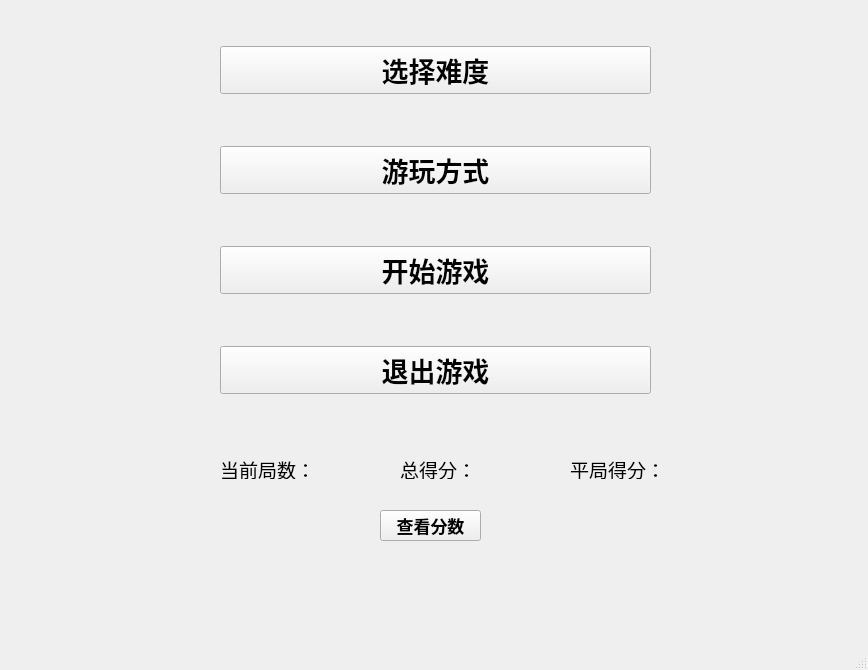
<?xml version="1.0" encoding="UTF-8"?>
<ui version="4.0">
 <class>Tetris</class>
 <widget class="QMainWindow" name="Tetris">
  <property name="geometry">
   <rect>
    <x>0</x>
    <y>0</y>
    <width>868</width>
    <height>670</height>
   </rect>
  </property>
  <property name="sizePolicy">
   <sizepolicy hsizetype="Expanding" vsizetype="Expanding">
    <horstretch>0</horstretch>
    <verstretch>0</verstretch>
   </sizepolicy>
  </property>
  <property name="windowTitle">
   <string>菜单页</string>
  </property>
  <widget class="QWidget" name="centralwidget">
   <widget class="QLabel" name="now_num">
    <property name="geometry">
     <rect>
      <x>220</x>
      <y>460</y>
      <width>181</width>
      <height>19</height>
     </rect>
    </property>
    <property name="font">
     <font>
      <pointsize>14</pointsize>
     </font>
    </property>
    <property name="text">
     <string>当前局数：</string>
    </property>
   </widget>
   <widget class="QLabel" name="full_score">
    <property name="geometry">
     <rect>
      <x>400</x>
      <y>460</y>
      <width>151</width>
      <height>19</height>
     </rect>
    </property>
    <property name="font">
     <font>
      <pointsize>14</pointsize>
     </font>
    </property>
    <property name="text">
     <string>总得分：</string>
    </property>
   </widget>
   <widget class="QLabel" name="label_2">
    <property name="geometry">
     <rect>
      <x>570</x>
      <y>460</y>
      <width>261</width>
      <height>19</height>
     </rect>
    </property>
    <property name="font">
     <font>
      <pointsize>14</pointsize>
     </font>
    </property>
    <property name="text">
     <string>平局得分：</string>
    </property>
   </widget>
   <widget class="QWidget" name="layoutWidget">
    <property name="geometry">
     <rect>
      <x>220</x>
      <y>0</y>
      <width>431</width>
      <height>441</height>
     </rect>
    </property>
    <layout class="QVBoxLayout" name="verticalLayout">
     <item>
      <widget class="QPushButton" name="Game_level">
       <property name="sizePolicy">
        <sizepolicy hsizetype="Minimum" vsizetype="Fixed">
         <horstretch>0</horstretch>
         <verstretch>50</verstretch>
        </sizepolicy>
       </property>
       <property name="font">
        <font>
         <pointsize>20</pointsize>
         <weight>75</weight>
         <bold>true</bold>
        </font>
       </property>
       <property name="text">
        <string>选择难度</string>
       </property>
      </widget>
     </item>
     <item>
      <widget class="QPushButton" name="Option_of_way">
       <property name="font">
        <font>
         <pointsize>20</pointsize>
         <weight>75</weight>
         <bold>true</bold>
        </font>
       </property>
       <property name="text">
        <string>游玩方式</string>
       </property>
      </widget>
     </item>
     <item>
      <widget class="QPushButton" name="game_start">
       <property name="font">
        <font>
         <pointsize>20</pointsize>
         <weight>75</weight>
         <bold>true</bold>
        </font>
       </property>
       <property name="text">
        <string>开始游戏</string>
       </property>
      </widget>
     </item>
     <item>
      <widget class="QPushButton" name="exit_prog">
       <property name="font">
        <font>
         <pointsize>20</pointsize>
         <weight>75</weight>
         <bold>true</bold>
        </font>
       </property>
       <property name="text">
        <string>退出游戏</string>
       </property>
      </widget>
     </item>
    </layout>
   </widget>
   <widget class="QPushButton" name="check_score">
    <property name="geometry">
     <rect>
      <x>380</x>
      <y>510</y>
      <width>101</width>
      <height>31</height>
     </rect>
    </property>
    <property name="font">
     <font>
      <pointsize>13</pointsize>
      <weight>75</weight>
      <bold>true</bold>
     </font>
    </property>
    <property name="text">
     <string>查看分数</string>
    </property>
   </widget>
  </widget>
  <widget class="QMenuBar" name="menubar">
   <property name="geometry">
    <rect>
     <x>0</x>
     <y>0</y>
     <width>868</width>
     <height>23</height>
    </rect>
   </property>
  </widget>
  <widget class="QStatusBar" name="statusbar"/>
 </widget>
 <resources/>
 <connections/>
</ui>
